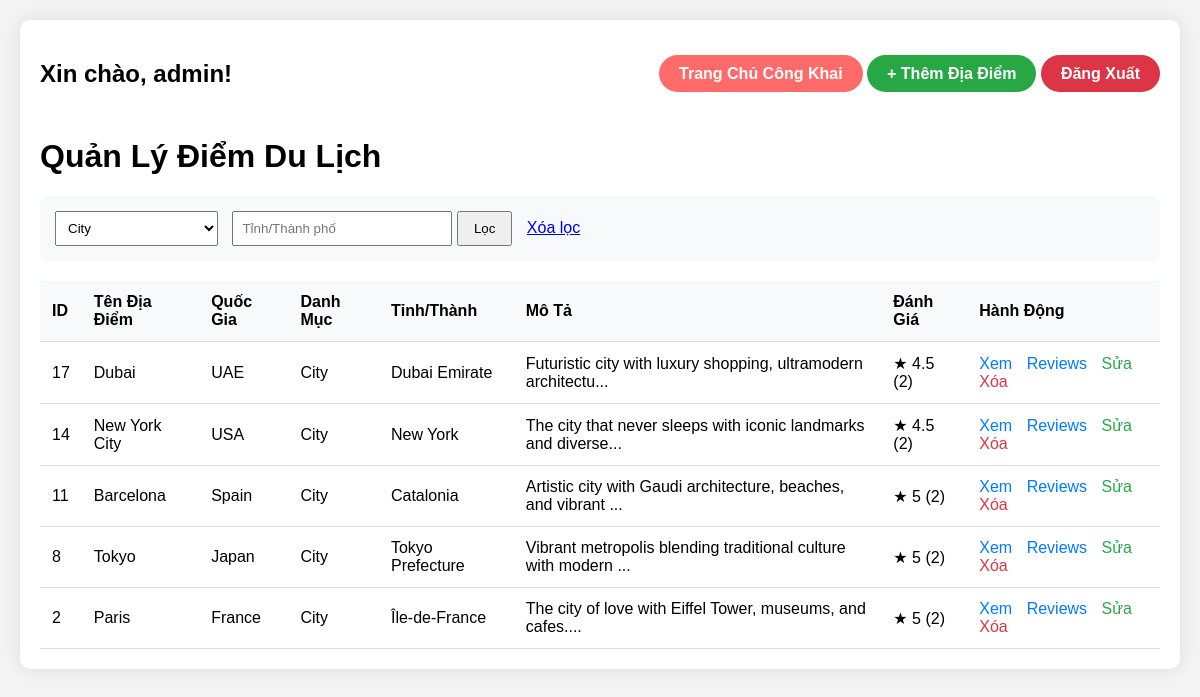
/index.php?category=City (signed in), run on the app's committed database.
### tables this page shows
CREATE TABLE IF NOT EXISTS destinations (
    destination_id INT AUTO_INCREMENT PRIMARY KEY,
    name VARCHAR(100) NOT NULL,
    country VARCHAR(100) NOT NULL,
    description TEXT,
    image_url VARCHAR(10000),
     category VARCHAR(50),
    province VARCHAR(100)
);

### index.php (the view, shortened to what this page needs)
<?php
include 'config.php';
$is_admin = ($_SESSION['role'] ?? 'user') === 'admin';
$category = isset($_GET['category']) ? trim($_GET['category']) : '';
$province = isset($_GET['province']) ? trim($_GET['province']) : '';
$query = "SELECT * FROM destinations WHERE 1=1";
$params = [];
$types = '';
if ($is_admin) {
    if ($category) {
        $query .= " AND category = ?";
        $params[] = $category;
        $types .= 's';
    }
}
$query .= " ORDER BY destination_id DESC";
$stmt = $conn->prepare($query);
if ($params) {
    $stmt->bind_param($types, ...$params);
}
$stmt->execute();
$result = $stmt->get_result();
?>
<!DOCTYPE html>
<html lang="vi">
<head>
</head>
<body>
<div class="container">
    <div class="header">
        <h2>Xin chào, <strong><?= htmlspecialchars($_SESSION['username']) ?></strong>!</h2>
        <div>
            <a href="landing.php" class="btn">Trang Chủ Công Khai</a>
            <?php if ($is_admin): ?>
                <a href="form.php" class="btn btn-add">+ Thêm Địa Điểm</a>
            <?php endif; ?>
            <a href="logout.php" class="btn btn-logout">Đăng Xuất</a>
        </div>
    </div>
    <h1>Quản Lý Điểm Du Lịch</h1>
    <?php if ($is_admin): ?>
    <div class="filter-box">
        <form method="GET">
            <select name="category" style="padding:8px; margin-right:10px;">
                <option value="City" <?= $category==='City'?'selected':'' ?>>City</option>
            </select>
            <input type="text" name="province" value="<?=htmlspecialchars($province)?>" placeholder="Tỉnh/Thành phố" style="padding:8px; width:200px;">
            <button type="submit" style="padding:8px 15px;">Lọc</button>
            <a href="index.php" style="margin-left:10px;">Xóa lọc</a>
        </form>
    </div>
    <?php endif; ?>
    <table>
        <thead>
            <tr>
                <th>ID</th>
                <th>Tên Địa Điểm</th>
                <th>Quốc Gia</th>
                <?php if ($is_admin): ?>
                    <th>Danh Mục</th>
                    <th>Tỉnh/Thành</th>
                <?php endif; ?>
                <th>Mô Tả</th>
                <th>Đánh Giá</th>
                <th>Hành Động</th>
            </tr>
        </thead>
        <tbody>
            <?php if ($result && $result->num_rows > 0): ?>
                <?php while ($row = $result->fetch_assoc()): ?>
                    <?php
                    $review_stmt = $conn->prepare("SELECT AVG(rating) as avg_rating, COUNT(*) as review_count FROM reviews WHERE destination_id = ?");
                    $review_stmt->bind_param("i", $row['destination_id']);
                    $review_stmt->execute();
                    $review_result = $review_stmt->get_result();
                    $review_data = $review_result->fetch_assoc();
                    $avg_rating = $review_data['avg_rating'] ? round($review_data['avg_rating'], 1) : 'Chưa có';
                    $review_count = $review_data['review_count'] ?? 0;
                    ?>
                    <tr>
                        <td><?= $row['destination_id'] ?></td>
                        <td><?= htmlspecialchars($row['name']) ?></td>
                        <td><?= htmlspecialchars($row['country']) ?></td>
                        <?php if ($is_admin): ?>
                            <td><?= htmlspecialchars($row['category'] ?? 'N/A') ?></td>
                            <td><?= htmlspecialchars($row['province'] ?? 'N/A') ?></td>
                        <?php endif; ?>
                        <td><?= htmlspecialchars(substr($row['description'], 0, 60)) ?>...</td>
                        <td>★ <?= $avg_rating ?> (<?= $review_count ?>)</td>
                        <td class="action-links">
                            <a href="detail.php?id=<?= $row['destination_id'] ?>" class="view">Xem</a>
                            <a href="reviews.php?destination_id=<?= $row['destination_id'] ?>" class="view">Reviews</a>
                            <?php if ($is_admin): ?>
                                <a href="form.php?id=<?= $row['destination_id'] ?>" class="edit">Sửa</a>
                                <a href="delete_destination.php?id=<?= $row['destination_id'] ?>" class="delete"
                                   onclick="return confirm('Xóa địa điểm này?');">Xóa</a>
                            <?php endif; ?>
                        </td>
                    </tr>
                <?php endwhile; ?>
            <?php else: ?>
                <tr><td colspan="8" style="text-align:center; padding:30px;">Không có dữ liệu</td></tr>
            <?php endif; ?>
        </tbody>
    </table>
</div>
</body>
</html>

### index.php (style rules this page uses)
body { font-family: Arial, sans-serif; margin: 0; padding: 20px; background: #f4f4f4; }
.container { max-width: 1200px; margin: 0 auto; background: white; padding: 20px; border-radius: 10px; box-shadow: 0 0 20px rgba(0,0,0,0.1); }
.header { display: flex; justify-content: space-between; align-items: center; margin-bottom: 30px; flex-wrap: wrap; gap: 15px; }
.header a { text-decoration: none; }
.btn { padding: 10px 20px; background: #ff6b6b; color: white; border-radius: 50px; text-decoration: none; font-weight: bold; }
.btn-add { background: #28a745; }
.btn-logout { background: #dc3545; }
table { width: 100%; border-collapse: collapse; margin-top: 20px; }
th, td { padding: 12px; text-align: left; border-bottom: 1px solid #ddd; }
th { background: #f8f9fa; }
.action-links a { margin-right: 10px; text-decoration: none; }
.view { color: #007bff; }
.edit { color: #28a745; }
.delete { color: #dc3545; }
.filter-box { margin: 20px 0; padding: 15px; background: #f8f9fa; border-radius: 8px; }

### data on the page
destinations: destination_id "17", name "Dubai", country "UAE", category "City", province "Dubai Emirate", description "Futuristic city with luxury shopping, ultramodern architectu", avg_rating "4.5", review_count "2"
destinations: destination_id "14", name "New York City", country "USA", category "City", province "New York", description "The city that never sleeps with iconic landmarks and diverse", avg_rating "4.5", review_count "2"
destinations: destination_id "11", name "Barcelona", country "Spain", category "City", province "Catalonia", description "Artistic city with Gaudi architecture, beaches, and vibrant", avg_rating "5", review_count "2"
destinations: destination_id "8", name "Tokyo", country "Japan", category "City", province "Tokyo Prefecture", description "Vibrant metropolis blending traditional culture with modern", avg_rating "5", review_count "2"
destinations: destination_id "2", name "Paris", country "France", category "City", province "Île-de-France", description "The city of love with Eiffel Tower, museums, and cafes.", avg_rating "5", review_count "2"

### other printed values
$_SESSION['username'] "admin"
